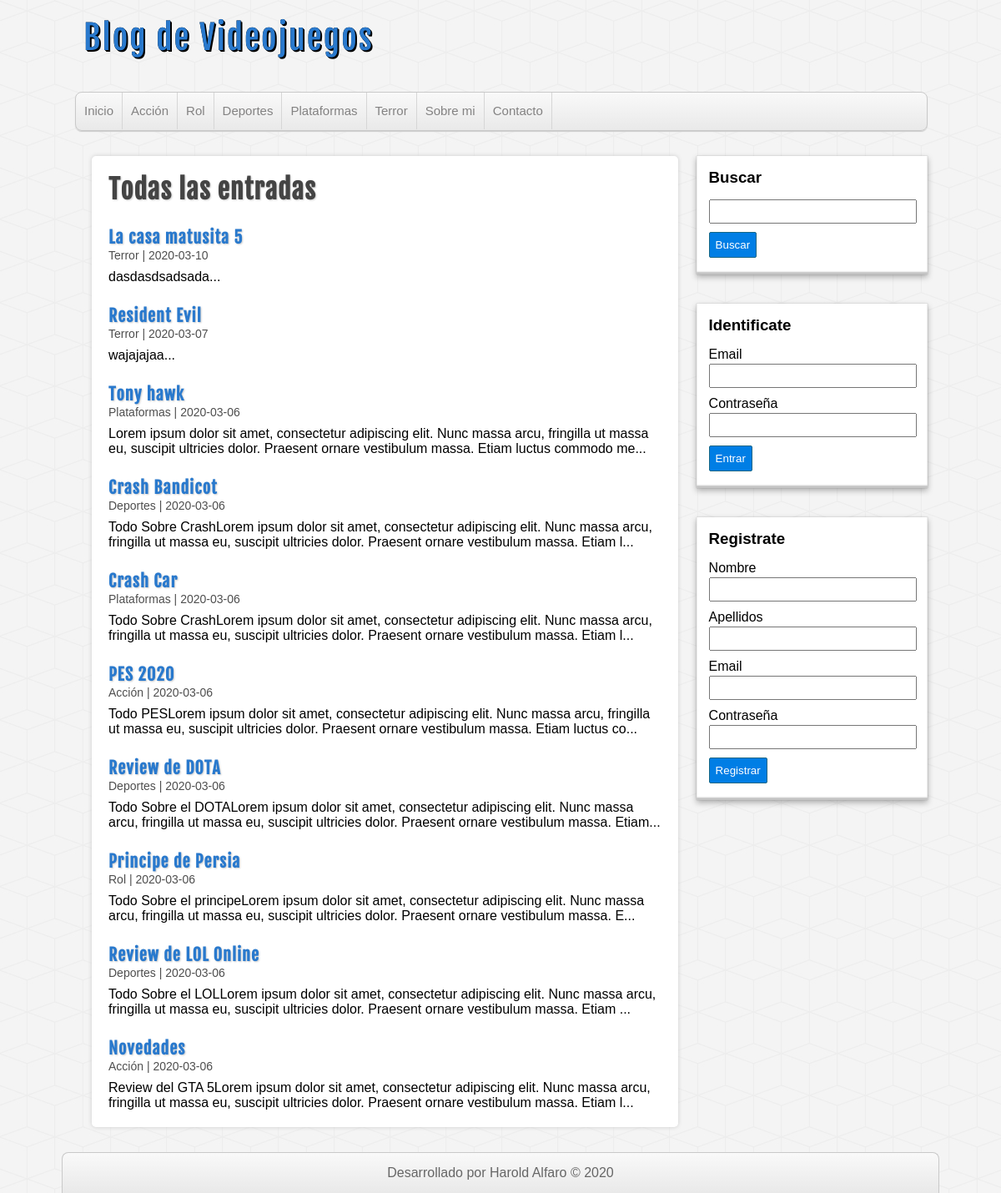
Screenshot of /entradas.php with the database file from the repository.
### tables this page shows
CREATE TABLE `categorias` (
  `id` int(255) NOT NULL,
  `nombre` varchar(100) DEFAULT NULL
);

CREATE TABLE `entradas` (
  `id` int(255) NOT NULL,
  `usuario_id` int(255) NOT NULL,
  `categoria_id` int(255) NOT NULL,
  `titulo` varchar(255) NOT NULL,
  `descripcion` mediumtext DEFAULT NULL,
  `fecha` date NOT NULL
);

### includes/helpers.php (called while the page is built, shortened)
<?php
    function listarCategoria($conexion){
        $sql = "SELECT * FROM categorias ORDER BY id ASC";
        $categorias = mysqli_query($conexion,$sql);
        $nombres = array();
        if ($categorias && (mysqli_num_rows($categorias)>=1)) {
            $nombres = $categorias;
        }
        return $nombres;
    }
    function conseguirEntradas($conexion, $list = null){
        $sql = "SELECT e.*, c.nombre FROM entradas e INNER JOIN categorias c
        ON e.categoria_id = c.id
        ORDER BY e.id DESC ";
        $entradas = mysqli_query($conexion,$sql);
        $nombres = array();
        if($entradas && (mysqli_num_rows($entradas)>=1)){
            $nombres = $entradas;
        }
        return $nombres;
    }
?>

### entradas.php (the view)
<?php require_once 'includes/cabecera.php'; ?>
    <?php require_once 'includes/lateral.php'; ?>
    <div id="principal">
        <h1>Todas las entradas</h1>
        <article class="entrada">
            <?php $entradas = conseguirEntradas($db , false) ?>
            <?php while ($entrada = mysqli_fetch_assoc($entradas)) : ?>
                <a href="entrada.php?id=<?=$entrada['id']?>">
                <h2><?= $entrada['titulo'] ?></h2>
                </a>
                <span class="fecha"><?= $entrada['nombre']." | ".$entrada['fecha'] ?></span>
                <p> <?= substr($entrada['descripcion'],0,180)."..." ?></p>
            <?php endwhile; ?>
        </article>
    </div>
    <?php require_once 'includes/pie.php'; ?>

### includes/cabecera.php (shortened to what this page needs)
<?php require_once 'conexion.php'; ?>
<?php require_once 'helpers.php'; ?>
<!DOCTYPE html>
<html lang="es">
<head>
    <link rel="stylesheet" text="text/css" href="./assets/css/style.css">
</head>
<body>
    <header id="cabecera">
        <div id="logo">
            <a href="index.php">Blog de Videojuegos</a>
        </div>
        <nav id="menu">
            <ul>
                <li><a href="index.php">Inicio</a></li>
                <?php $categorias = listarCategoria($db); ?>
                <?php while ($categoria = mysqli_fetch_assoc($categorias)) : ?>
                   <?php echo "<li><a href='categoria.php?id=".$categoria['id']."'>".$categoria['nombre']."</a></li>" ?>
                <?php endwhile; ?>
                <li><a href="index.php">Sobre mi</a></li>
                <li><a href="index.php">Contacto</a></li>
            </ul>
        </nav>
    </header>
    <div id="contenedor">

### assets/css/style.css (style rules this page uses)
* { margin: 0px; padding: 0px; font-family: sans-serif, Helvetica, Arial; text-decoration: none; }
body { background: url(../img/cubes.png) #F4F4F4; }
.fecha { color: #4e4e4e; margin-top:5px; font-size: 14px; }
#cabecera { width: 85%; height: auto; background: transparent; margin: 0px auto; }
#logo { float:left; width: 540px; height: 110px; }
#logo a { font-family: "fajala", Helvetica; font-size: 40px; letter-spacing: 2px; color: #2979CD; text-shadow: 0px 0px 0px black, 1px 1px 0px black, 2px 2px 0px black; transition: all 500ms; line-height: 90px; margin-left: 10px; }
#menu { clear: both; width: 100%; height: 45px; background: linear-gradient(to bottom, #f9f9f9 0px, #e9e9e9 100%); border: 1px solid #C9C9C9; border-radius: 8px; box-shadow: 0px 1px 1px #ccc; overflow: hidden; }
#menu ul { list-style: none; }
#menu ul li { float: left; line-height: 44px; border-right: 1px solid #D6D6D6; }
#menu ul li a { display: block; padding-left: 10px; padding-right: 10px; font-size: 15px; color: #838282; }
#contenedor { width: 85%; height: auto; margin: 0px auto; margin-top: 30px; margin-bottom: 30px; }
#principal { float: left; width: 65%; min-height: 572px; background:white; border-radius: 5px; box-shadow: 0px 0px 5px #ccc; margin-left: 20px; padding: 20px; overflow: hidden; }
#principal a { color: #333; }
#principal h1 { font-size: 32px; color: #444; letter-spacing: 1px; text-shadow: 1px 1px 2px #ccc; font-family: "fajala"; }
#principal h2 { font-size: 20px; color: #2979CD; text-shadow: 1px 1px 2px #ccc; letter-spacing: 1px; font-family: "fajala"; margin-top: 25px; }
#principal p { margin-top: 8px; }

### rows the page displays
categorias: nombre "Acción"
categorias: nombre "Rol"
categorias: nombre "Deportes"
categorias: nombre "Plataformas"
categorias: nombre "Terror"
entradas: titulo "La casa matusita 5", categoria.nombre "Terror", fecha "2020-03-10", descripcion "dasdasdsadsada"
entradas: titulo "Resident Evil", categoria.nombre "Terror", fecha "2020-03-07", descripcion "wajajajaa"
entradas: titulo "Tony hawk", categoria.nombre "Plataformas", fecha "2020-03-06", descripcion "Lorem ipsum dolor sit amet, consectetur adipiscing elit. Nunc massa arcu, fringilla ut massa eu, suscipit ultricies dolor. Praesent ornare vestibulum massa. Etiam luctus commodo me"
entradas: titulo "Crash Bandicot", categoria.nombre "Deportes", fecha "2020-03-06", descripcion "Todo Sobre CrashLorem ipsum dolor sit amet, consectetur adipiscing elit. Nunc massa arcu, fringilla ut massa eu, suscipit ultricies dolor. Praesent ornare vestibulum massa. Etiam l"
entradas: titulo "Crash Car", categoria.nombre "Plataformas", fecha "2020-03-06", descripcion "Todo Sobre CrashLorem ipsum dolor sit amet, consectetur adipiscing elit. Nunc massa arcu, fringilla ut massa eu, suscipit ultricies dolor. Praesent ornare vestibulum massa. Etiam l"
entradas: titulo "PES 2020", categoria.nombre "Acción", fecha "2020-03-06", descripcion "Todo PESLorem ipsum dolor sit amet, consectetur adipiscing elit. Nunc massa arcu, fringilla ut massa eu, suscipit ultricies dolor. Praesent ornare vestibulum massa. Etiam luctus co"
entradas: titulo "Review de DOTA", categoria.nombre "Deportes", fecha "2020-03-06", descripcion "Todo Sobre el DOTALorem ipsum dolor sit amet, consectetur adipiscing elit. Nunc massa arcu, fringilla ut massa eu, suscipit ultricies dolor. Praesent ornare vestibulum massa. Etiam"
entradas: titulo "Principe de Persia", categoria.nombre "Rol", fecha "2020-03-06", descripcion "Todo Sobre el principeLorem ipsum dolor sit amet, consectetur adipiscing elit. Nunc massa arcu, fringilla ut massa eu, suscipit ultricies dolor. Praesent ornare vestibulum massa. E"
entradas: titulo "Review de LOL Online", categoria.nombre "Deportes", fecha "2020-03-06", descripcion "Todo Sobre el LOLLorem ipsum dolor sit amet, consectetur adipiscing elit. Nunc massa arcu, fringilla ut massa eu, suscipit ultricies dolor. Praesent ornare vestibulum massa. Etiam"
entradas: titulo "Novedades", categoria.nombre "Acción", fecha "2020-03-06", descripcion "Review del GTA 5Lorem ipsum dolor sit amet, consectetur adipiscing elit. Nunc massa arcu, fringilla ut massa eu, suscipit ultricies dolor. Praesent ornare vestibulum massa. Etiam l"
